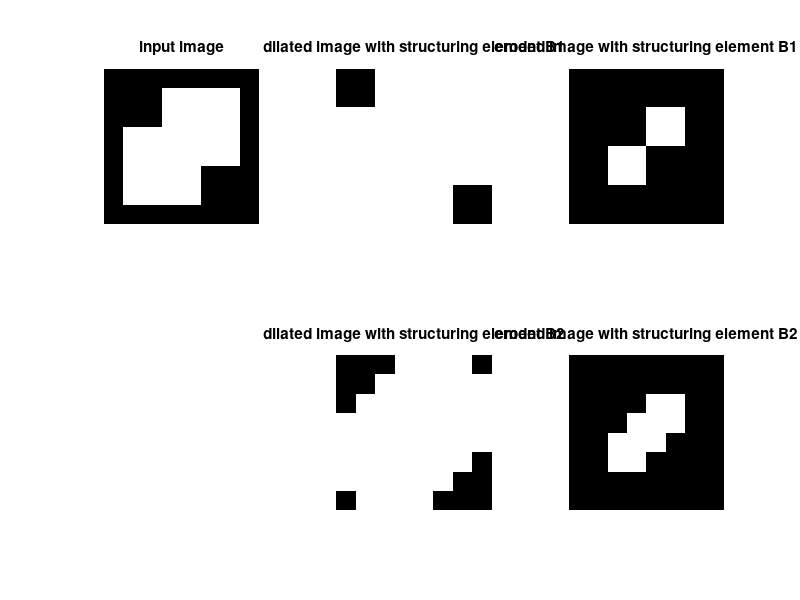

Reproduce this figure in MATLAB.
% Task 3: Calculating Dilation & Erosion (Matrix)
% Calculate the erosion and the dilation using structuring element (i) and (ii).

% Image matrix A
img_mat = [0 0 0 0 0 0 0 0;
    0 0 0 1 1 1 1 0;
    0 0 0 1 1 1 1 0;
    0 1 1 1 1 1 1 0;
    0 1 1 1 1 1 1 0;
    0 1 1 1 1 0 0 0;
    0 1 1 1 1 0 0 0;
    0 0 0 0 0 0 0 0];

% structuring element B1 and B2
B1 = [1 1 1;
    1 1 1;
    1 1 1];

B2 = [0 1 0;
    1 1 1;
    0 1 0];

% Matrix to image
img = mat2gray(img_mat);

% Dilation
img_dilation1 = imdilate(img, B1);
img_dilation2 = imdilate(img, B2);

% Erosions
img_erosion1 = imerode(img, B1);
img_erosion2 = imerode(img, B2);

% Plot
figure(1);
subplot(2, 3, 1);
imshow(img);
title('input image');

subplot(2, 3, 2);
imshow(img_dilation1);
title('dilated image with structuring element B1');

subplot(2, 3, 3);
imshow(img_erosion1);
title('eroded image with structuring element B1');

subplot(2, 3, 5);
imshow(img_dilation2);
title('dilated image with structuring element B2');

subplot(2, 3, 6);
imshow(img_erosion2);
title('eroded image with structuring element B2');
